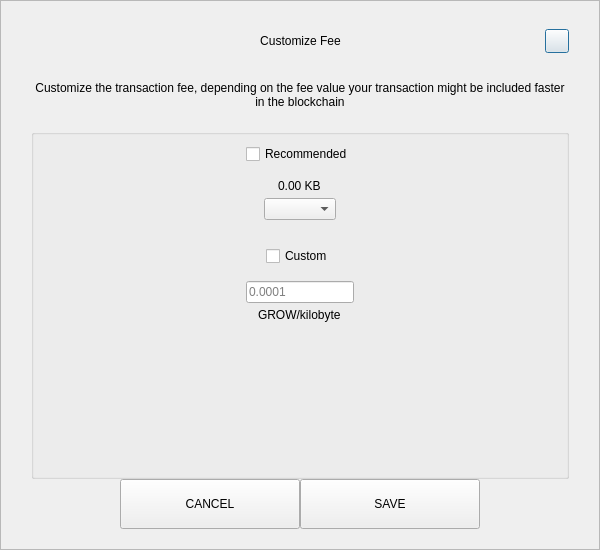
<?xml version="1.0" encoding="UTF-8"?>
<ui version="4.0">
 <class>SendCustomFeeDialog</class>
 <widget class="QDialog" name="SendCustomFeeDialog">
  <property name="geometry">
   <rect>
    <x>0</x>
    <y>0</y>
    <width>600</width>
    <height>550</height>
   </rect>
  </property>
  <property name="windowTitle">
   <string>Form</string>
  </property>
  <layout class="QVBoxLayout" name="verticalLayout_3">
   <property name="spacing">
    <number>0</number>
   </property>
   <property name="leftMargin">
    <number>0</number>
   </property>
   <property name="topMargin">
    <number>0</number>
   </property>
   <property name="rightMargin">
    <number>0</number>
   </property>
   <property name="bottomMargin">
    <number>0</number>
   </property>
   <item>
    <widget class="QFrame" name="frame">
     <property name="styleSheet">
      <string notr="true"/>
     </property>
     <property name="frameShape">
      <enum>QFrame::StyledPanel</enum>
     </property>
     <property name="frameShadow">
      <enum>QFrame::Raised</enum>
     </property>
     <layout class="QVBoxLayout" name="verticalLayout_2">
      <property name="spacing">
       <number>0</number>
      </property>
      <property name="leftMargin">
       <number>30</number>
      </property>
      <property name="topMargin">
       <number>20</number>
      </property>
      <property name="rightMargin">
       <number>30</number>
      </property>
      <property name="bottomMargin">
       <number>20</number>
      </property>
      <item>
       <layout class="QHBoxLayout" name="horizontalLayout_3">
        <property name="spacing">
         <number>0</number>
        </property>
        <item>
         <spacer name="horizontalSpacer_21">
          <property name="orientation">
           <enum>Qt::Horizontal</enum>
          </property>
          <property name="sizeHint" stdset="0">
           <size>
            <width>40</width>
            <height>20</height>
           </size>
          </property>
         </spacer>
        </item>
        <item>
         <widget class="QLabel" name="labelTitle">
          <property name="minimumSize">
           <size>
            <width>0</width>
            <height>40</height>
           </size>
          </property>
          <property name="maximumSize">
           <size>
            <width>16777215</width>
            <height>40</height>
           </size>
          </property>
          <property name="styleSheet">
           <string notr="true">padding-left:24px;</string>
          </property>
          <property name="text">
           <string>Customize Fee</string>
          </property>
          <property name="alignment">
           <set>Qt::AlignCenter</set>
          </property>
          <property name="margin">
           <number>7</number>
          </property>
         </widget>
        </item>
        <item>
         <spacer name="horizontalSpacer">
          <property name="orientation">
           <enum>Qt::Horizontal</enum>
          </property>
          <property name="sizeHint" stdset="0">
           <size>
            <width>40</width>
            <height>20</height>
           </size>
          </property>
         </spacer>
        </item>
        <item>
         <widget class="QPushButton" name="btnEsc">
          <property name="minimumSize">
           <size>
            <width>24</width>
            <height>24</height>
           </size>
          </property>
          <property name="maximumSize">
           <size>
            <width>24</width>
            <height>24</height>
           </size>
          </property>
          <property name="text">
           <string/>
          </property>
         </widget>
        </item>
       </layout>
      </item>
      <item>
       <spacer name="verticalSpacer_2">
        <property name="orientation">
         <enum>Qt::Vertical</enum>
        </property>
        <property name="sizeType">
         <enum>QSizePolicy::Fixed</enum>
        </property>
        <property name="sizeHint" stdset="0">
         <size>
          <width>20</width>
          <height>20</height>
         </size>
        </property>
       </spacer>
      </item>
      <item>
       <widget class="QLabel" name="labelMessage">
        <property name="text">
         <string>Customize the transaction fee, depending on the fee value your transaction might be included faster in the blockchain</string>
        </property>
        <property name="alignment">
         <set>Qt::AlignCenter</set>
        </property>
        <property name="wordWrap">
         <bool>true</bool>
        </property>
       </widget>
      </item>
      <item>
       <spacer name="verticalSpacer_3">
        <property name="orientation">
         <enum>Qt::Vertical</enum>
        </property>
        <property name="sizeType">
         <enum>QSizePolicy::Fixed</enum>
        </property>
        <property name="sizeHint" stdset="0">
         <size>
          <width>20</width>
          <height>20</height>
         </size>
        </property>
       </spacer>
      </item>
      <item>
       <widget class="QGroupBox" name="groupBox">
        <property name="title">
         <string/>
        </property>
        <layout class="QVBoxLayout" name="verticalLayout">
         <property name="leftMargin">
          <number>12</number>
         </property>
         <property name="rightMargin">
          <number>12</number>
         </property>
         <item>
          <layout class="QVBoxLayout" name="verticalLayout_4">
           <property name="spacing">
            <number>5</number>
           </property>
           <item alignment="Qt::AlignHCenter">
            <widget class="QCheckBox" name="checkBoxRecommended">
             <property name="text">
              <string>Recommended</string>
             </property>
            </widget>
           </item>
           <item>
            <spacer name="verticalSpacer_5">
             <property name="orientation">
              <enum>Qt::Vertical</enum>
             </property>
             <property name="sizeType">
              <enum>QSizePolicy::Fixed</enum>
             </property>
             <property name="sizeHint" stdset="0">
              <size>
               <width>20</width>
               <height>10</height>
              </size>
             </property>
            </spacer>
           </item>
           <item alignment="Qt::AlignHCenter">
            <widget class="QLabel" name="labelFee">
             <property name="text">
              <string>0.00 KB</string>
             </property>
            </widget>
           </item>
           <item alignment="Qt::AlignHCenter">
            <widget class="QComboBox" name="comboBoxRecommended"/>
           </item>
          </layout>
         </item>
         <item>
          <spacer name="verticalSpacer">
           <property name="orientation">
            <enum>Qt::Vertical</enum>
           </property>
           <property name="sizeType">
            <enum>QSizePolicy::Fixed</enum>
           </property>
           <property name="sizeHint" stdset="0">
            <size>
             <width>20</width>
             <height>20</height>
            </size>
           </property>
          </spacer>
         </item>
         <item>
          <layout class="QVBoxLayout" name="verticalLayout_5">
           <property name="spacing">
            <number>5</number>
           </property>
           <item alignment="Qt::AlignHCenter">
            <widget class="QCheckBox" name="checkBoxCustom">
             <property name="text">
              <string>Custom</string>
             </property>
            </widget>
           </item>
           <item>
            <spacer name="verticalSpacer_6">
             <property name="orientation">
              <enum>Qt::Vertical</enum>
             </property>
             <property name="sizeType">
              <enum>QSizePolicy::Fixed</enum>
             </property>
             <property name="sizeHint" stdset="0">
              <size>
               <width>20</width>
               <height>10</height>
              </size>
             </property>
            </spacer>
           </item>
           <item alignment="Qt::AlignHCenter">
            <widget class="QLineEdit" name="lineEditCustomFee">
             <property name="placeholderText">
              <string notr="true">0.0001</string>
             </property>
            </widget>
           </item>
           <item alignment="Qt::AlignHCenter">
            <widget class="QLabel" name="labelCustomFee">
             <property name="text">
              <string>GROW/kilobyte</string>
             </property>
            </widget>
           </item>
          </layout>
         </item>
         <item>
          <spacer name="verticalSpacer_4">
           <property name="orientation">
            <enum>Qt::Vertical</enum>
           </property>
           <property name="sizeHint" stdset="0">
            <size>
             <width>20</width>
             <height>40</height>
            </size>
           </property>
          </spacer>
         </item>
        </layout>
       </widget>
      </item>
      <item>
       <layout class="QHBoxLayout" name="horizontalLayout" stretch="1,2,2,1">
        <item>
         <spacer name="horizontalSpacer1">
          <property name="orientation">
           <enum>Qt::Horizontal</enum>
          </property>
          <property name="sizeHint" stdset="0">
           <size>
            <width>40</width>
            <height>20</height>
           </size>
          </property>
         </spacer>
        </item>
        <item>
         <widget class="QPushButton" name="btnCancel">
          <property name="minimumSize">
           <size>
            <width>180</width>
            <height>50</height>
           </size>
          </property>
          <property name="focusPolicy">
           <enum>Qt::NoFocus</enum>
          </property>
          <property name="text">
           <string>CANCEL</string>
          </property>
         </widget>
        </item>
        <item>
         <widget class="QPushButton" name="btnSave">
          <property name="minimumSize">
           <size>
            <width>180</width>
            <height>50</height>
           </size>
          </property>
          <property name="focusPolicy">
           <enum>Qt::NoFocus</enum>
          </property>
          <property name="text">
           <string>SAVE</string>
          </property>
         </widget>
        </item>
        <item>
         <spacer name="horizontalSpacer_2">
          <property name="orientation">
           <enum>Qt::Horizontal</enum>
          </property>
          <property name="sizeHint" stdset="0">
           <size>
            <width>40</width>
            <height>20</height>
           </size>
          </property>
         </spacer>
        </item>
       </layout>
      </item>
     </layout>
    </widget>
   </item>
  </layout>
 </widget>
 <resources/>
 <connections/>
</ui>
